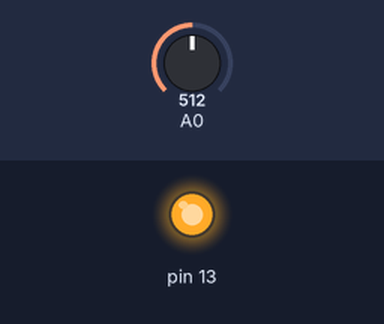
A sketch run on a simulated Arduino Uno, built with avr-gcc and run on an emulated ATmega328P. On the bench: output pins drawn as LEDs (lit = HIGH). Inputs (shaded band) come from the test bench; at power-on: A0 = 512. What the sketch prints to the serial monitor is not drawn.

Above: at 1.2 s.
1.3 s: A0 set to 52
4.3 s: A0 set to 47
At 5.1 s:
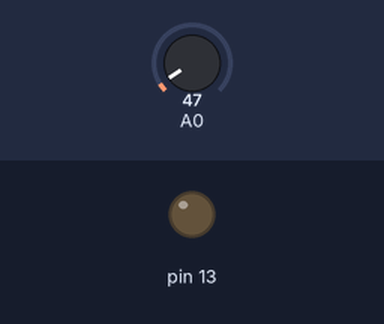
Timing chart, 0 to 7.3 s (numbered marks = the images above; inputs shaded):
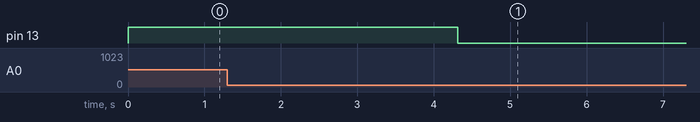

The sketch:

cny70.ino
```cpp
void setup() {
  // put your setup code here, to run once:
pinMode(13,OUTPUT);
Serial.begin(9600);
}
void loop() {
  // put your main code here, to run repeatedly:
int Sensor = analogRead(A0);

if (Sensor>= 50){ //para 1.5 cm de distancia
  Serial.print("Obstaculo");
  digitalWrite(13, HIGH);}
  else{
    digitalWrite(13, LOW);
   }
  Serial.print(Sensor);
  delay(100);
}
```

Measured:
- the behaviour switches between 50 and 49 on A0 (found by bisection; images 0 and 1)
- after the input at 1.3 s, every drawn part: stays the same
- after the input at 4.3 s, pin 13: HIGH → LOW at once
